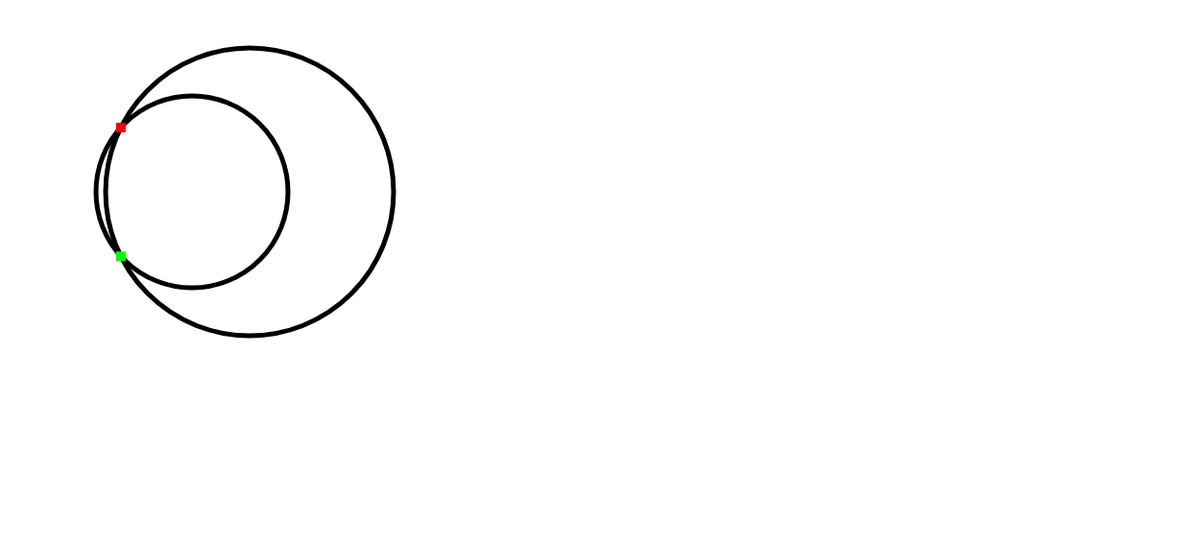
Frame 1 (no input)
Frame 60 (no input): identical to frame 1, image omitted
Frame 120 (the mouse pressed at the canvas centre since frame 60): identical to frame 1, image omitted

The p5.js sketch that drew this single still picture (run headless with seeded random() and noise() and a simulated clock; from frame 60 on, the mouse is pressed at the canvas centre):

// p5.js sketch
// ── sketch.js
const width = 1250;
const height = 565;

// intersect point between two 2d circles,
// which as {-1, 1} to select the one you want
// ported from https://www.shadertoy.com/view/ltG3z1
// See also https://stackoverflow.com/a/3349134/4004986
const intersect = (c0, r0, c1, r1, which) => {
    const dxy = c1.copy().sub(c0);
    const d = dxy.mag();
    const a = (r0 * r0 - r1 * r1 + d * d) / (2.0 * d);
    const p2 = c0.copy().add(dxy.copy().mult(a / d));
    const h = sqrt(r0 * r0 - a * a);
    const rxy = new p5.Vector(-dxy.y * (h / d), dxy.x * (h / d));
    console.log({dxy, d, a, p2, h, rxy, r0, r1});
    return p2.copy().add(rxy.copy().mult(which));
};

window.setup = function () {
    createCanvas(1250, 565);
    rectMode(RADIUS);
    ellipseMode(RADIUS);
    strokeWeight(5);
    noFill();

    background(255);

    const c0 = new p5.Vector(200, 200);
    const r0 = 100;

    const c1 = new p5.Vector(260, 200);
    const r1 = 150;

    ellipse(c0.x, c0.y, r0);
    ellipse(c1.x, c1.y, r1);

    const p1 = intersect(c0, r0, c1, r1, -1);
    const p2 = intersect(c0, r0, c1, r1, 1);

    noStroke();
    fill(255, 0, 0);
    rect(p1.x, p1.y, 5);
    fill(0, 255, 0);
    rect(p2.x, p2.y, 5);
};

window.draw = function () {};
